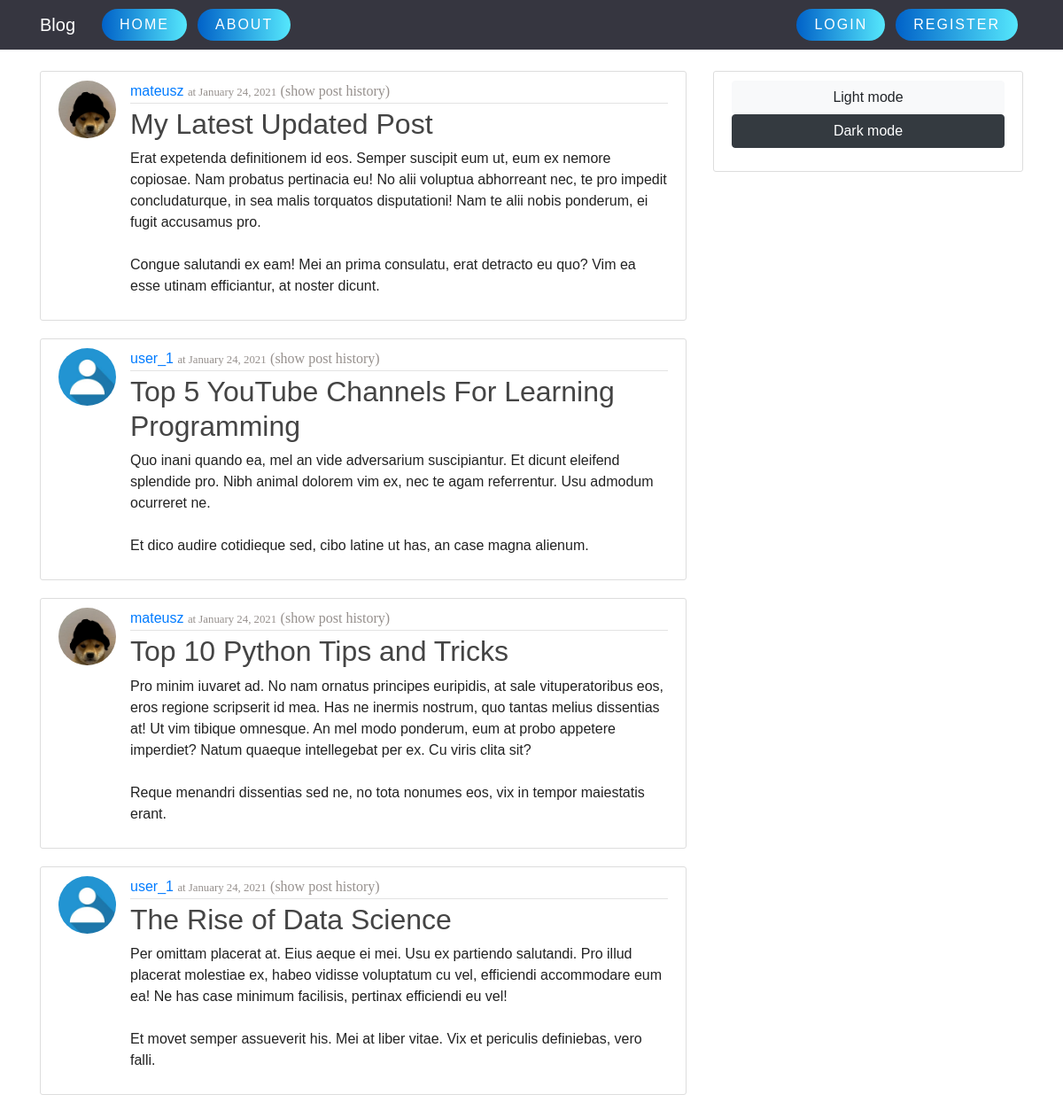
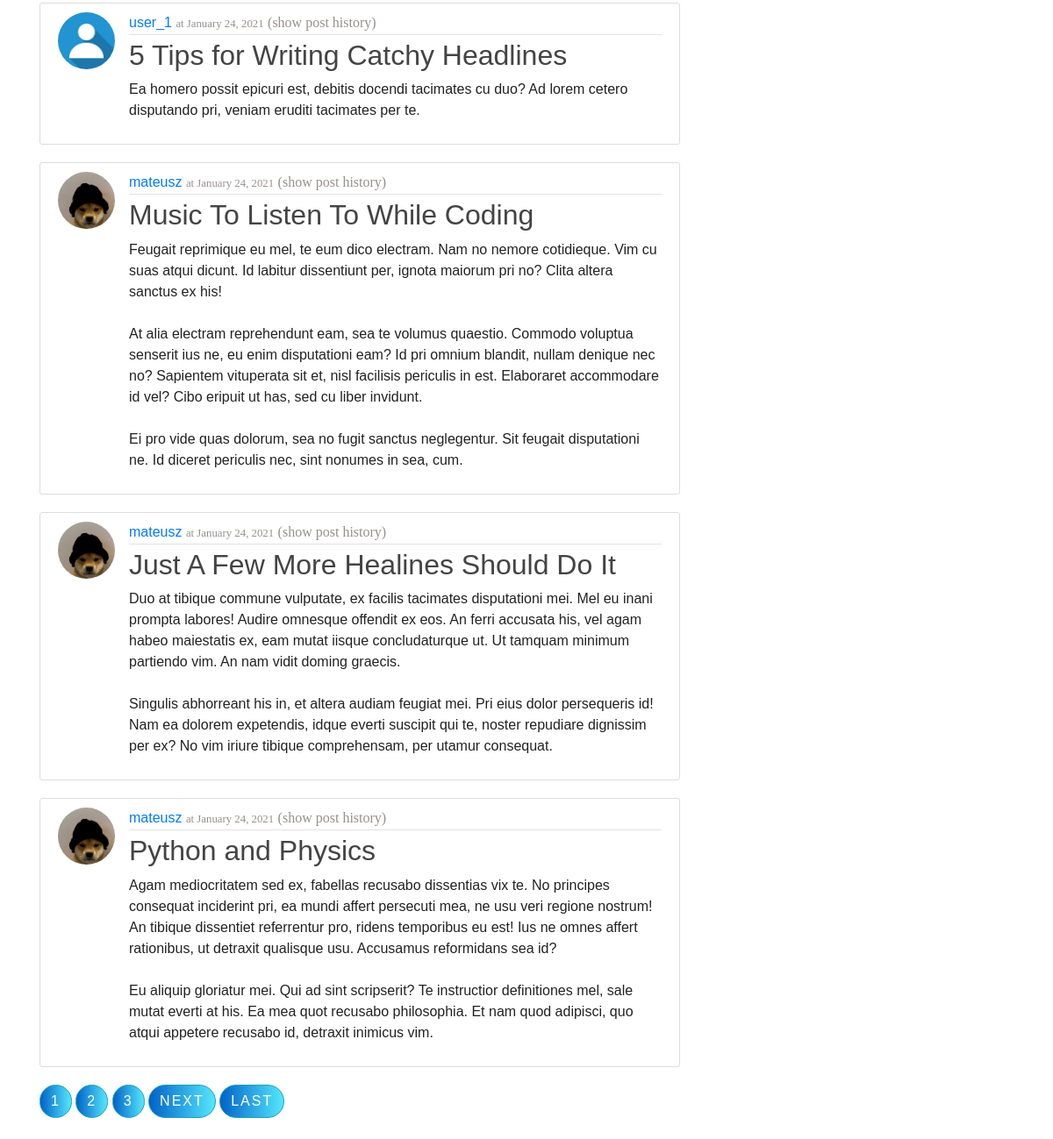
Before: / with the older database file (2 pictures, top to bottom).
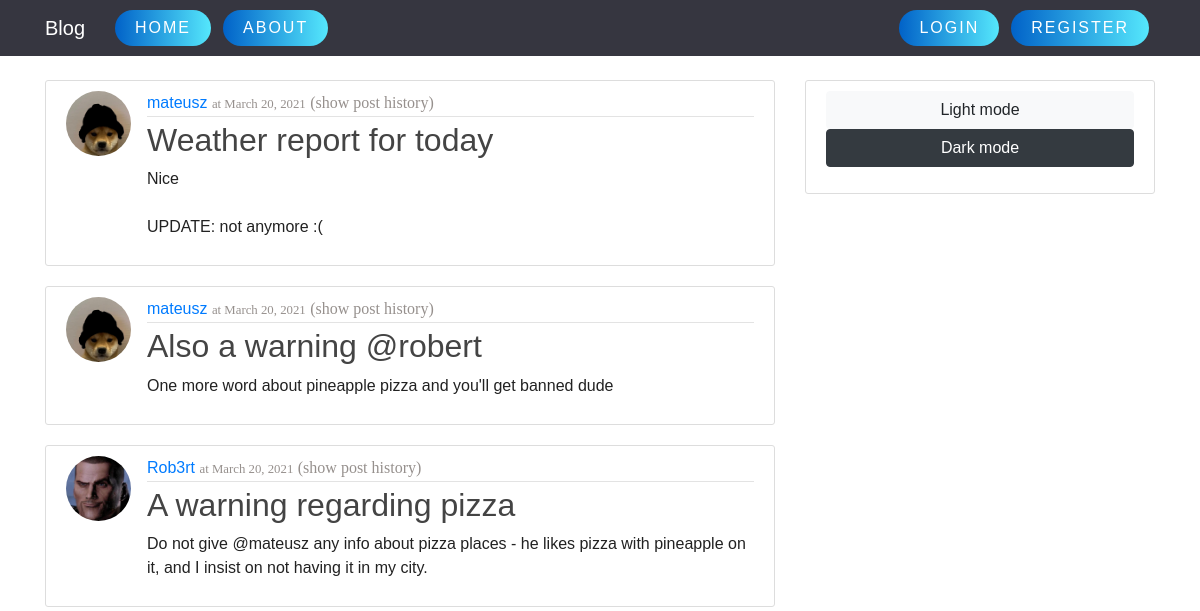
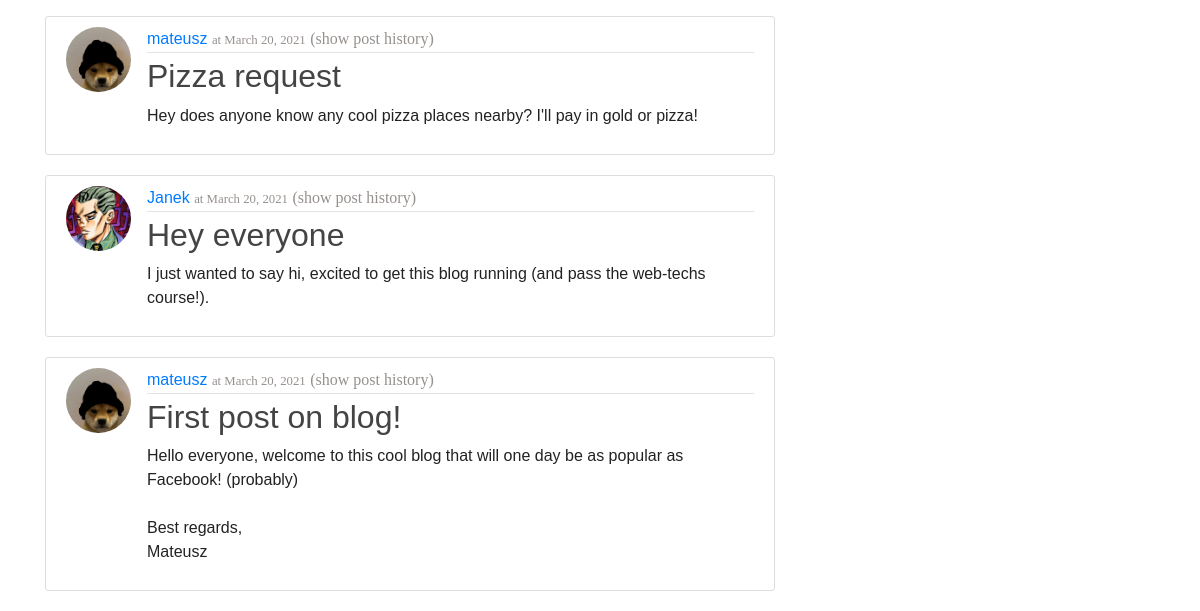
After: the same page with the newer database file (2 pictures, top to bottom).
### blog/models.py (models this page shows, shortened)
class Post(models.Model):
    objects = None
    title = models.CharField(max_length=100)
    content = models.TextField()
    date_posted = models.DateTimeField(default=timezone.now)
    author = models.ForeignKey(User, on_delete=models.CASCADE)

### users/models.py (models this page shows, shortened)
class Profile(models.Model):
    user = models.OneToOneField(User, on_delete=models.CASCADE)
    image = models.ImageField(default='default.jpg', upload_to='profile_pics')

### blog/views.py (the view)
# urls.py: path('', PostListView.as_view(), name='blog-home'),
class PostListView(ListView):
    model = Post
    template_name = 'blog/home.html'  # <app>/<model>_<viewtype>.html
    context_object_name = 'posts'
    ordering = ['-date_posted']  # newest to oldest
    paginate_by = 8

### blog/templates/blog/home.html (shortened to what this page needs)
{% extends "blog/base.html"%}
{% block content %}
{% for post in posts %}
<article class="media content-section">
    <img class="rounded-circle article-img" src=" {{ post.author.profile.image.url }} ">
    <div class="media-body">
        <div class="article-metadata">
            <a class="article-author" href="{% url 'user-profile' post.author.username %}">{{ post.author }}</a>
            <small class="article-date">at {{ post.date_posted|date:"F d, Y" }}</small>
            <a class="article-history" href="{% url 'user-posts' post.author.username %}">(show post history)</a>
        </div>
        <h2><a class="article-title" href="{% url 'post-detail' post.id %}">{{ post.title }}</a></h2>
        <p class="article-content">{{ post.content }}</p>
    </div>
</article>
{% endfor %}
{% if is_paginated %}
{% for num in page_obj.paginator.page_range %}
{% if page_obj.number == num %}
<a class="btn btn-info mb-4" id="lowerButton" href="?page={{ num }}">{{ num }}</a>
{% elif num > page_obj.number|add:'-3' and num < page_obj.number|add:'3' %}
<a class="btn btn-outline-info mb-4" id="lowerButton" href="?page={{ num }}">{{ num }}</a>
{% endif %}
{% endfor %}
{% if page_obj.has_next %}
<a class="btn btn-outline-info mb-4" id="lowerButton" href="?page={{ page_obj.next_page_number }}">Next</a>
<a class="btn btn-outline-info mb-4" id="lowerButton" href="?page={{ page_obj.paginator.num_pages }}">Last</a>
{% endif %}
{% endif %}
{% endblock content %}

Changed rows visible on the page:
removed Post: author.profile.image (picture), author "mateusz", date_posted "January 24, 2021", title "My Latest Updated Post", content "Erat expetenda definitionem id eos. Semper suscipit eum ut, eum ex nemore copiosae. Nam probatus pertinacia eu! No alii voluptua abhorreant nec, te pro impedit concludaturque, in sea malis torquatos disputationi! Nam te alii nobis ponderum, ei fugit accusamus pro. Congue salutandi ex eam! Mei an prima consulatu, erat detracto eu quo? Vim ea esse utinam efficiantur, at noster dicunt."
removed Post: author.profile.image (placeholder picture), author "user_1", date_posted "January 24, 2021", title "Top 5 YouTube Channels For Learning Programming", content "Quo inani quando ea, mel an vide adversarium suscipiantur. Et dicunt eleifend splendide pro. Nibh animal dolorem vim ex, nec te agam referrentur. Usu admodum ocurreret ne. Et dico audire cotidieque sed, cibo latine ut has, an case magna alienum."
removed Post: author.profile.image (picture), author "mateusz", date_posted "January 24, 2021", title "Top 10 Python Tips and Tricks", content "Pro minim iuvaret ad. No nam ornatus principes euripidis, at sale vituperatoribus eos, eros regione scripserit id mea. Has ne inermis nostrum, quo tantas melius dissentias at! Ut vim tibique omnesque. An mel modo ponderum, eum at probo appetere imperdiet? Natum quaeque intellegebat per ex. Cu viris clita sit? Reque menandri dissentias sed ne, no tota nonumes eos, vix in tempor maiestatis erant."
removed Post: author.profile.image (placeholder picture), author "user_1", date_posted "January 24, 2021", title "The Rise of Data Science", content "Per omittam placerat at. Eius aeque ei mei. Usu ex partiendo salutandi. Pro illud placerat molestiae ex, habeo vidisse voluptatum cu vel, efficiendi accommodare eum ea! Ne has case minimum facilisis, pertinax efficiendi eu vel! Et movet semper assueverit his. Mei at liber vitae. Vix et periculis definiebas, vero falli."
removed Post: author.profile.image (placeholder picture), author "user_1", date_posted "January 24, 2021", title "5 Tips for Writing Catchy Headlines", content "Ea homero possit epicuri est, debitis docendi tacimates cu duo? Ad lorem cetero disputando pri, veniam eruditi tacimates per te."
removed Post: author.profile.image (picture), author "mateusz", date_posted "January 24, 2021", title "Music To Listen To While Coding", content "Feugait reprimique eu mel, te eum dico electram. Nam no nemore cotidieque. Vim cu suas atqui dicunt. Id labitur dissentiunt per, ignota maiorum pri no? Clita altera sanctus ex his! At alia electram reprehendunt eam, sea te volumus quaestio. Commodo voluptua senserit ius ne, eu enim disputationi eam? Id pri omnium blandit, nullam denique nec no? Sapientem vituperata sit et, nisl facilisis periculis in est. Elaboraret accommodare id vel? Cibo eripuit ut has, sed cu liber invidunt. Ei pro vide quas dolorum, sea no fugit sanctus neglegentur. Sit feugait disputationi ne. Id diceret periculis nec, sint nonumes in sea, cum."
removed Post: author.profile.image (picture), author "mateusz", date_posted "January 24, 2021", title "Just A Few More Healines Should Do It", content "Duo at tibique commune vulputate, ex facilis tacimates disputationi mei. Mel eu inani prompta labores! Audire omnesque offendit ex eos. An ferri accusata his, vel agam habeo maiestatis ex, eam mutat iisque concludaturque ut. Ut tamquam minimum partiendo vim. An nam vidit doming graecis. Singulis abhorreant his in, et altera audiam feugiat mei. Pri eius dolor persequeris id! Nam ea dolorem expetendis, idque everti suscipit qui te, noster repudiare dignissim per ex? No vim iriure tibique comprehensam, per utamur consequat."
removed Post: author.profile.image (picture), author "mateusz", date_posted "January 24, 2021", title "Python and Physics", content "Agam mediocritatem sed ex, fabellas recusabo dissentias vix te. No principes consequat inciderint pri, ea mundi affert persecuti mea, ne usu veri regione nostrum! An tibique dissentiet referrentur pro, ridens temporibus eu est! Ius ne omnes affert rationibus, ut detraxit qualisque usu. Accusamus reformidans sea id? Eu aliquip gloriatur mei. Qui ad sint scripserit? Te instructior definitiones mel, sale mutat everti at his. Ea mea quot recusabo philosophia. Et nam quod adipisci, quo atqui appetere recusabo id, detraxit inimicus vim."
added Post: author.profile.image (picture), author "mateusz", date_posted "March 20, 2021", title "Weather report for today", content "Nice UPDATE: not anymore :("
added Post: author.profile.image (picture), author "mateusz", date_posted "March 20, 2021", title "Also a warning @robert", content "One more word about pineapple pizza and you'll get banned dude"
added Post: author.profile.image (picture), author "Rob3rt", date_posted "March 20, 2021", title "A warning regarding pizza", content "Do not give @mateusz any info about pizza places - he likes pizza with pineapple on it, and I insist on not having it in my city."
added Post: author.profile.image (picture), author "mateusz", date_posted "March 20, 2021", title "Pizza request", content "Hey does anyone know any cool pizza places nearby? I'll pay in gold or pizza!"
added Post: author.profile.image (picture), author "Janek", date_posted "March 20, 2021", title "Hey everyone", content "I just wanted to say hi, excited to get this blog running (and pass the web-techs course!)."
added Post: author.profile.image (picture), author "mateusz", date_posted "March 20, 2021", title "First post on blog!", content "Hello everyone, welcome to this cool blog that will one day be as popular as Facebook! (probably) Best regards, Mateusz"
Other visible differences:
list line gone: "1"
list line gone: "2"
list line gone: "3"
text no longer shown: "NEXT LAST"
